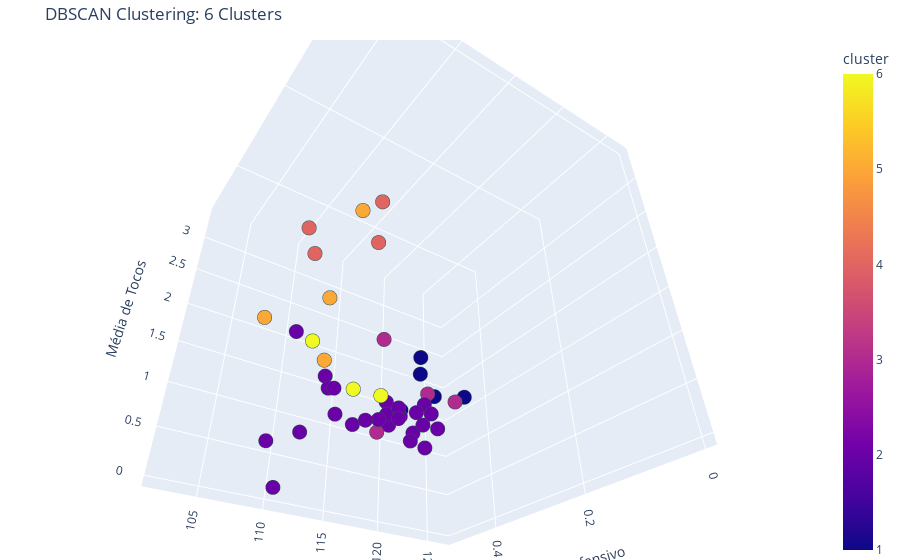

Here is the notebook cell this chart was saved with:
### Code cell
import plotly.express as px
import pandas as pd

# Supondo que _df seja o DataFrame com os clusters
# Certifique-se de que _df contém 'peso', 'impacto_defensivo', 'media_tocos' e 'cluster'

fig = px.scatter_3d(
    _df,
    x='peso',  # Eixo X
    y='impacto_defensivo',  # Eixo Y
    z='media_tocos',  # Eixo Z
    color='cluster',  # Clusters como cores
    color_discrete_sequence=px.colors.qualitative.Pastel2,
    title=f"DBSCAN Clustering: {len(unique_labels) - (1 if -1 in unique_labels else 0)} Clusters",
    labels={'peso': 'Peso', 'impacto_defensivo': 'Impacto Defensivo', 'media_tocos': 'Média de Tocos'},
)

# Melhorar layout do gráfico
fig.update_traces(marker=dict(size=5, line=dict(width=1, color='DarkSlateGrey')))
fig.update_layout(
    scene=dict(
        xaxis=dict(title='Peso'),
        yaxis=dict(title='Impacto Defensivo'),
        zaxis=dict(title='Média de Tocos'),
    ),
    legend_title="Clusters",
    margin=dict(l=0, r=0, b=0, t=40),
    height=800
)

# Mostrar o gráfico
fig.show()

### Figure 1 — Plotly figure (JSON) as saved in the notebook; plotly's stock layout.template omitted (floating-point values rounded to 4 significant figures)
{"data": [{"hovertemplate": "Peso=%{x}<br>Impacto Defensivo=%{y}<br>Média de Tocos=%{z}<br>cluster=%{marker.color}<extra></extra>", "legendgroup": "", "marker": {"color": [4, 3, 2, 2, 1, 2, 2, 1, 1, 2, 2, 3, 2, 1, 6, 4, 2, 2, 1, 2, 6, 3, 6, 5, 4, 4, 5, 2, 2, 2, 2, 2, 2, 2, 2, 2, 2, 3, 2, 2, 2, 2, 5, 5, 2], "coloraxis": "coloraxis", "line": {"color": "DarkSlateGrey", "width": 1}, "size": 5, "symbol": "circle"}, "mode": "markers", "name": "", "scene": "scene", "showlegend": false, "type": "scatter3d", "x": [113.3, 116.6, 113.6, 113.5, 126.5, 117.3, 120.2, 116.4, 122.5, 117.8, 110.6, 115.8, 111.1, 119.6, 113.4, 113.4, 113.9, 110.6, 116.5, 117.6, 111.8, 114.6, 106.6, 105.5, 106.6, 106.6, 102.0, 111.1, 114.5, 112.2, 112.4, 114.1, 110.0, 114.7, 106.6, 114.5, 116.3, 117.0, 115.8, 110.3, 105.9, 108.0, 107.6, 104.2, 103.1], "y": [0.322, 0.2139, 0.1847, 0.3117, 0.4441, 0.3073, 0.4279, 0.289, 0.427, 0.427, 0.4502, 0.3817, 0.3986, 0.4464, 0.3036, 0.3175, 0.2668, 0.2425, 0.2936, 0.4301, 0.3265, 0.3539, 0.2472, 0.3871, 0.3084, 0.2724, 0, 0.3841, 0.245, 0.2163, 0.2225, 0.2496, 0.2564, 0.3304, 0.3671, 0.1961, 0.2823, 0.2899, 0.2654, 0.5135, 0.1455, 0.223, 0.1667, 0.09804, 0.1286], "z": [2.731, 0.4938, 0.1837, 0.4571, 1.583, 0.2826, 0.8333, 1.203, 1.382, 0.8413, 0.569, 1.719, 1.092, 1.145, 0.6852, 3.383, 0.3898, 0.1667, 1.024, 1.128, 0.7544, 0.4691, 0.7843, 1.5, 2.422, 1.897, 0, 0.9074, 0.3896, 0.1724, 0.2963, 0.1143, 0.1429, 0.6066, 0.1429, 0.1081, 0.4247, 0.8077, 0.5769, 0.1, 0, 0.07547, 2, 0, 0.2857]}], "layout": {"autosize": true, "coloraxis": {"colorbar": {"title": {"text": "cluster"}}, "colorscale": [[0, "#0d0887"], [0.1111, "#46039f"], [0.2222, "#7201a8"], [0.3333, "#9c179e"], [0.4444, "#bd3786"], [0.5556, "#d8576b"], [0.6667, "#ed7953"], [0.7778, "#fb9f3a"], [0.8889, "#fdca26"], [1, "#f0f921"]]}, "legend": {"title": {"text": "Clusters"}, "tracegroupgap": 0}, "margin": {"b": 0, "l": 0, "r": 0, "t": 40}, "scene": {"aspectmode": "auto", "aspectratio": {"x": 1, "y": 1, "z": 1}, "camera": {"center": {"x": 0, "y": 0, "z": 0}, "eye": {"x": -0.8209, "y": -1.217, "z": -1.068}, "projection": {"type": "perspective"}, "up": {"x": 0, "y": 0, "z": 1}}, "domain": {"x": [0, 1], "y": [0, 1]}, "xaxis": {"title": {"text": "Peso"}, "type": "linear"}, "yaxis": {"title": {"text": "Impacto Defensivo"}, "type": "linear"}, "zaxis": {"title": {"text": "Média de Tocos"}, "type": "linear"}}, "title": {"text": "DBSCAN Clustering: 6 Clusters"}}}
